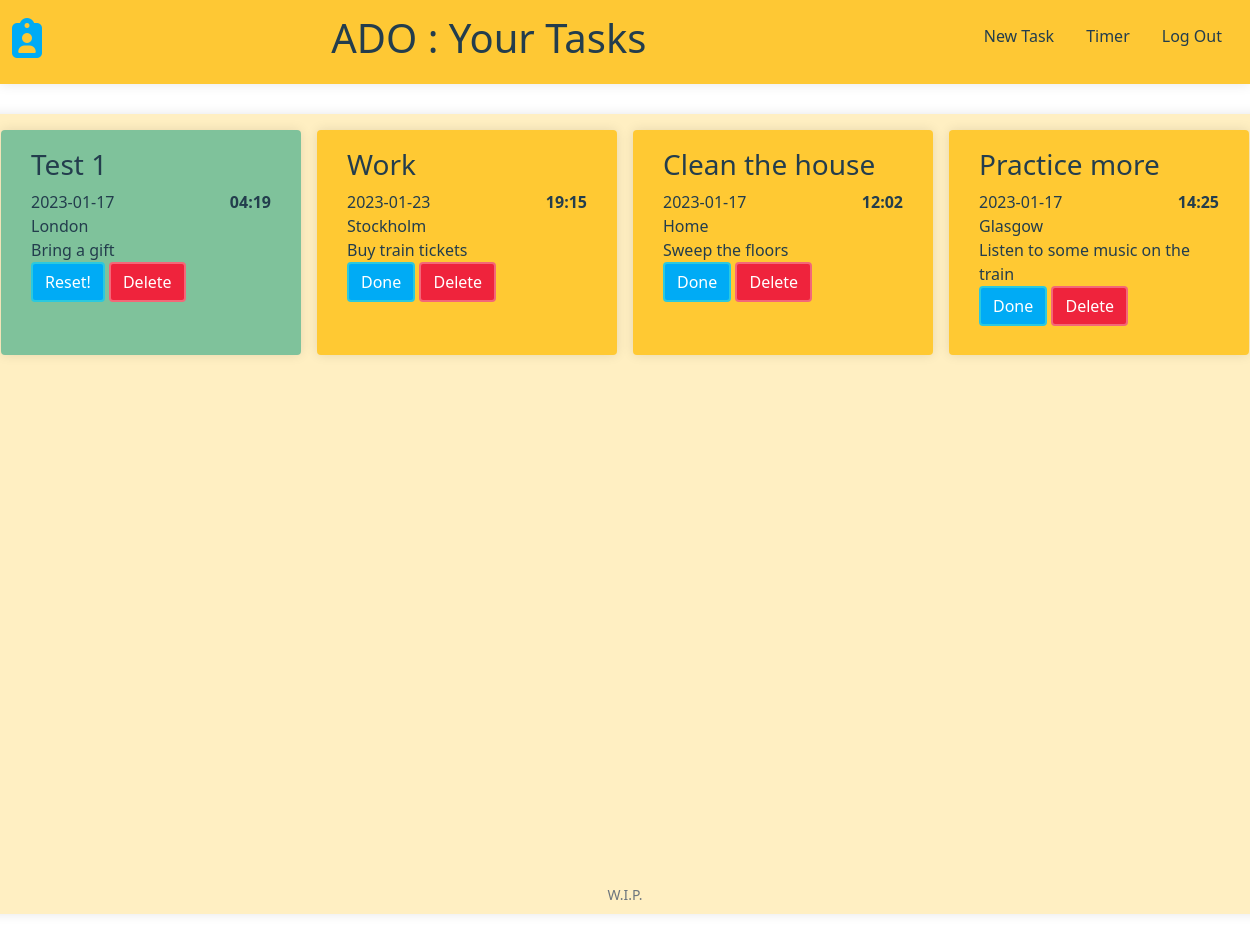
The app's page / (signed in), older data.
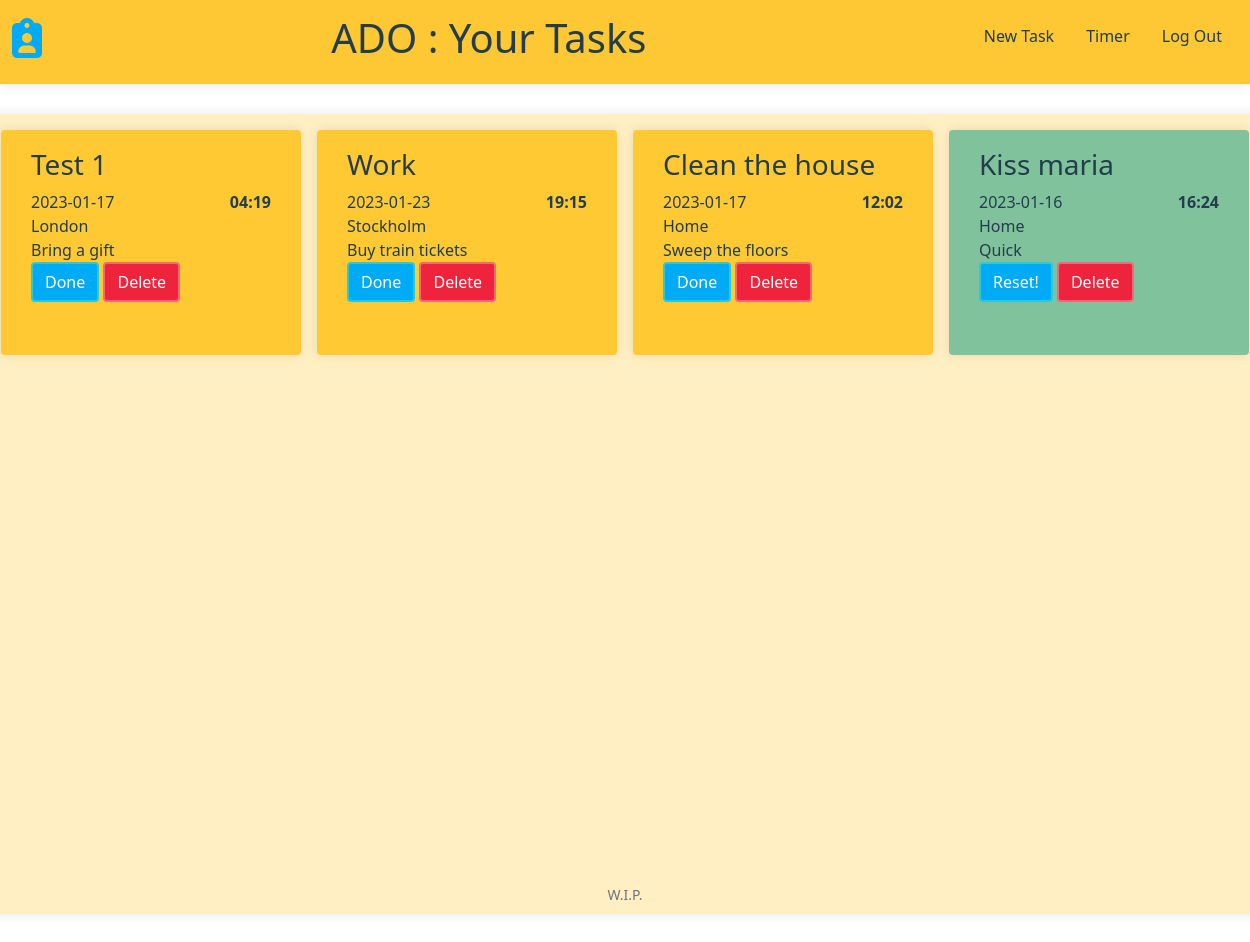
The same page, newer data.
### tables this page shows
CREATE TABLE tasks (
id INTEGER PRIMARY KEY AUTOINCREMENT NOT NULL,
task_head TEXT,
due DATETIME,
created_at DATETIME DEFAULT (datetime('now')),
notes TEXT,
user_id INTEGER,
location TEXT,
category TEXT,
time TIME,
complete BOOLEAN NOT NULL DEFAULT false,
updated_at DATETIME,
FOREIGN KEY (user_id) REFERENCES users(id));

### app.py (the view)
@app.route("/")
@login_required
def homepage():
    tasks = get_user_tasks(session["user_id"][0])
    return render_template("homepage.html", tasks=tasks)

### helpers.py (called while the page is built)
def login_required(f):
    @wraps(f)
    def decorated_function(*args, **kwargs):
        if session.get("user_id") is None:
            return redirect("/login")
        return f(*args, **kwargs)
    return decorated_function

def get_user_tasks(user_id):
    user_task_query = "SELECT * FROM tasks WHERE user_id = ?"
    cur = conn.cursor()
    cur.execute(user_task_query, (user_id,))
    task_response = cur.fetchall()
    tasks = []
    for task_entry in task_response:
        task = {}
        task["task_name"] = task_entry[1]
        task["task_due"] = task_entry[2]
        task["task_category"] = task_entry[7]
        task["task_time"] = task_entry[8]
        task["task_location"] = task_entry[6]
        task["task_notes"] = task_entry[4]
        task["task_created"] = task_entry[3]
        task["task_updated_at"] = task_entry[10]
        task["task_id"] = task_entry[0]
        if task_entry[9] == 0:
            task["task_completed"] = False
        else:
            task["task_completed"] = True
        tasks.append(task)
    return tasks

### templates/homepage.html (shortened to what this page needs)
{% extends "layout.html" %}  {% block title %} Your Tasks {% endblock %} {% block main %}
<div class="tasks-container">
  <div class="homepage-canvas">
    {% for task in tasks %}
    <div
      class="{% if task['task_completed'] %}card-item task-done-color{% else %}card-item{% endif %}"
      id="{{ task['task_id'] }}"
    >
      <div>
        <h3>{{ task["task_name"].capitalize() }}</h3>
      </div>
      <div class="times">
        <p>{{ task["task_due"] }}</p>
        <p><strong>{{ task["task_time"] }}</strong></p>
      </div>
      <div>
        <p>{{ task["task_location"].capitalize() }}</p>
      </div>
      <div class="card-item-notes">
        <p>{{ task["task_notes"].capitalize() }}</p>
      </div>
      <div class="card-task-buttons">
        <button class="btn primary-btn" id="done" value="{{ task['task_id'] }}">
          {% if task["task_completed"] %} Reset! {% else %} Done {% endif %}
        </button>
        <button
          class="btn button-warning"
          id="delete"
          value="{{ task['task_id'] }}"
        >
          Delete
        </button>
      </div>
    </div>
    {% endfor %}
  </div>
</div>
{% endblock %}

### templates/layout.html (shortened to what this page needs)
<!DOCTYPE html>
<html lang="en">
  <head>
    <link
      href="https://cdn.jsdelivr.net/npm/bootstrap@5.1.3/dist/css/bootstrap.min.css"
      rel="stylesheet"
    />
    <link href="/static/styles.css" rel="stylesheet" />
  </head>
  <body>
    <nav class="navbar">
      <div class="container-fluid">
        <a class="navbar-brand" href="/"
          ><i class="fa-solid fa-clipboard-user"></i
        ></a>
        <h1>ADO : {% block title %} {% endblock %}</h1>
        {% if session["user_id"] %}
        <ul class="nav-items">
          <li class="nav-item">
            <a class="nav-link" href="/newTask">New Task</a>
          </li>
          <li class="nav-item">
            <a class="nav-link" href="/pomodoroTimer">Timer</a>
          </li>
          <li class="nav-item">
            <a class="nav-link" href="/logout">Log Out</a>
          </li>
        </ul>
        {% else %}
        <ul class="navbar-nav me-auto mt-2">
          <li class="nav-item"><a class="nav-link" href="/login">Log In</a></li>
        </ul>
        {% endif %}
      </div>
    </nav>
    <main>{% block main %}{% endblock %}</main>
    <footer class="small text-center text-muted">W.I.P.</footer>
  </body>
</html>

### static/styles.css (style rules this page uses)
body { background-color: #FFFFFF; color: #233D4D; }
main { height: 100vh; }
.tasks-container { display: flex; justify-content: center; }
.primary-btn { background-color: #00ABF5; border-style: solid; border-width: 2px; border-color: #2BC9DE; color: white; }
.button-warning { background-color: #ef233c; border-style: solid; border-width: 2px; border-color: #F46778; color: white; }

### static/components/navbar.css (style rules this page uses)
.navbar { background-color: #fec834; box-shadow: 0px 0px 12px rgba(0, 0, 0, 0.1); }
.nav-link { color: #233d4d; margin-top: 4px; }
.navbar-brand { font-size: 40px; color: #00abf5; padding: 0px; margin-right: 0px; margin-bottom: 8px; }
.nav-items { display: flex; list-style: none; }

### static/components/cards.css (style rules this page uses)
.homepage-canvas { width: auto; height: 100%; min-height: 100vh; background-color: #FFEFC2; margin: 30px; padding: 16px; box-shadow: 0px 0px 12px rgba(0, 0, 0, 0.1); border-radius: 5px; display: grid; grid-template-columns: 1fr 1fr 1fr 1fr; grid-gap: 16px; }
@media (min-width: 576px) { .homepage-canvas { grid-template-columns: 1fr 1fr; } }
@media (min-width: 768px) { .homepage-canvas { grid-template-columns: 1fr 1fr; } }
@media (min-width: 992px) { .homepage-canvas { grid-template-columns: 1fr 1fr 1fr; } }
@media (min-width: 1200px) { .homepage-canvas { grid-template-columns: 1fr 1fr 1fr 1fr; } }
.card-item { background-color: #FFC933; padding: 18px 30px 30px 30px; margin-bottom: 15px; border-radius: 4px; width: 300px; height: 225px; box-shadow: 0px 0px 12px rgba(0, 0, 0, 0.1) }
.card-item p { margin: 0; }
.task-done-color { background-color: #7FC29B !important; }
.times { display: flex; justify-content: space-between; }

Row changes from the older to the newer data that the page shows:
removed tasks: task_name "Practice more", task_due "2023-01-17", task_time "14:25", task_location "Glasgow", task_notes "Listen to some music on the train", {{ task['task_id'] }} 5 (drawn), shows "Done"
changed tasks "Test 1": text "Reset!" → "Done"
added tasks: task_name "Kiss maria", task_due "2023-01-16", task_time "16:24", task_location "Home", task_notes "Quick", {{ task['task_id'] }} 6 (drawn), shows "Reset!"
